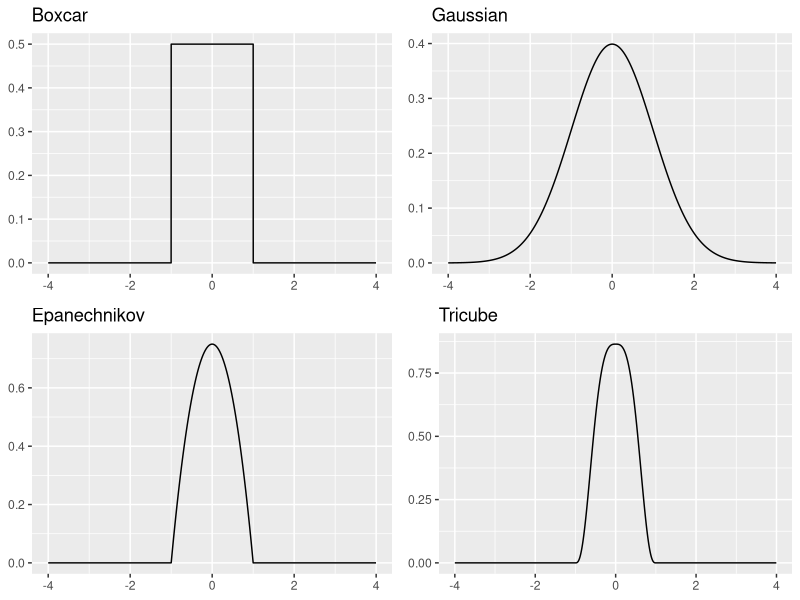

Write R code to recreate this figure.
library(ggpubr)
library(MASS)
library(tidyverse)

# Q1
q1 <- runif(10000, -4, 4)
plot_1 <- 
  tibble(x = q1, y = 0.5*(abs(q1) <= 1)) %>% 
  ggplot(aes(x = x, y = y)) + 
  geom_line() +
  labs(title = "Boxcar") +
  theme(axis.title= element_blank())

plot_2 <- 
  tibble(x = q1, y = (1/sqrt(2*pi))*exp((-q1^2)/2)) %>% 
  ggplot(aes(x = x, y = y)) + 
  geom_line() +
  labs(title = "Gaussian") +
  theme(axis.title= element_blank())
 
plot_3 <- 
  tibble(x = q1, y = (3/4)*(1-q1^2)*(abs(q1) <= 1)) %>% 
  ggplot(aes(x = x, y = y)) + 
  geom_line() +
  labs(title = "Epanechnikov") +
  theme(axis.title= element_blank())

plot_4 <- 
  tibble(x = q1, y = (70/81)*((1-abs(q1)^3)^3)*(abs(q1) <= 1)) %>% 
  ggplot(aes(x = x, y = y)) + 
  geom_line() +
  labs(title = "Tricube") +
  theme(axis.title= element_blank())

ggarrange(plot_1, plot_2, plot_3, plot_4)




# Q2(a)
# Setting
set.seed(1)
alpha <- 1.5
beta <- 2
n <- 10000

# Simulation
x <-rgamma(n, alpha ,beta)

## The negative of the log likelihood function
neg_log_like_Gamma <- function(theta, x){
 alpha <- theta[1]
 beta <-theta[2]
 n <- length(x)
 log_like_Gamma <- n*alpha*log(beta)-n*log(gamma(alpha))+(alpha-1)*sum(log(x))-beta*sum(x)
 -log_like_Gamma
}

# Q2(b)
# Optimization
(est<- optim(par = runif(2, 0, 1), f= neg_log_like_Gamma, x = x, method = "L-BFGS-B")$par)

## [1] 1.522732 2.012783




# Q3(a)
# Setting
set.seed(1)
beta <-c(0.3, 0.5, -0.5)
n <- 10000
p <-length(beta)-1

# Simulation
X <-cbind(1,matrix(runif(n*p), nrow = n, ncol = p))
y <-rpois(n,exp(X%*%beta))

## The negative of the log likelihood function
neg_log_like_Pois <- function(beta, X, y){
  beta_X <- beta[1] + beta[2]*X[,2] + beta[3]*X[,3]
  log_like_Pois <- sum(-exp(beta_X)+(beta_X)*y)
  -log_like_Pois
}

# Q3(b)
# Optimization
(beta_est <- optim(par = runif(3, 0, 1), f = neg_log_like_Pois, y = y, X = X, method = "BFGS")$par)

## [1]  0.2760096  0.5510931 -0.5262571




# Q4
dedf <- function(x, data){
  n <- length(data)
  no_element_satisfied <- sum(data <= x)
  density <- no_element_satisfied/n
  density
}




# Q5
ks_ts <-function(x, y){
  u <- c(x, y)
  D <- rep(0, length(u))
  for (i in 1:length(u)){
    D[i] <- abs(dedf(u[i], x) - dedf(u[i], y))
  }
  max(D)
}




# Q6
plot_edf <- function(data){
  x <- sort(data)
  y <- c(0, rep(0, length(x)))
  for (i in 1:length(x)){
    y[i+1] <- dedf(x[i], x)
  }
  xstart <- c(min(x)-x[2]+x[1], x)
  xend <- c(x, max(x)+x[2]-x[1])
  plot <- 
    ggplot() +
    geom_segment(aes(x = xstart, y = y, xend = xend, yend = y)) +
    geom_point(aes(x = x, y = y[y > min(y)])) +
    geom_point(aes(x = x, y = y[y < max(y)]), shape = 1) +
    labs(y = expression(F[n](x)), title = "Empirical Distribution Function")
  plot
}




# Q7
q7 <- c(171.6, 191.8, 178.3, 184.9, 189.1)
t.test(q7, mu = 185, alternative = "less")

## One Sample t-test
##
## data:  q7
## t = -0.50603, df = 4, p-value = 0.3197
## alternative hypothesis: true mean is less than 185
## 95 percent confidence interval:
##  -Inf 190.976
## sample estimates:
##  mean of x 
## 183.14 

## The p-value is > 0.05. We do not reject the null hypothesis that true mean is equal to 185.




# Q8 
q8 <- c(142600, 167800, 136500, 108300, 126400, 133700, 162000, 149400)
t.test(q8, conf.level = 0.95)$conf.int

## [1] 124762.1 156912.9
## attr(,"conf.level")
## [1] 0.95

## The 95% CI for the average amount of traffic is (124762.1, 156912.9).




# Q9
no_discomfort <- 35
prop.test(no_discomfort, 400, p = no_discomfort/400 )$conf.int

## [1] 0.06358691 0.11926073
## attr(,"conf.level")
## [1] 0.95

## The 95% confidence interval for the true proportion of persons who will 
## experience some discomfort is (0.06358691 0.11926073).




# Q10
no_A <- c(232, 260, 197)
no_sample <-c(232+168, 260+240, 197+203)
prop.test(no_A, no_sample)

## 3-sample test for equality of proportions without continuity correction
## 
## data:  no_A out of no_sample
## X-squared = 6.4733, df = 2, p-value = 0.0393
## alternative hypothesis: two.sided
## sample estimates:
##  prop 1 prop 2 prop 3 
## 0.5800 0.5200 0.4925 

## p-value is < 0.05. We reject the null hypothesis that the three groups have the same proportion of shoppers favoring detergent A over detergent B.
## Therefore, we can conclude that not all true proportions are equal.

